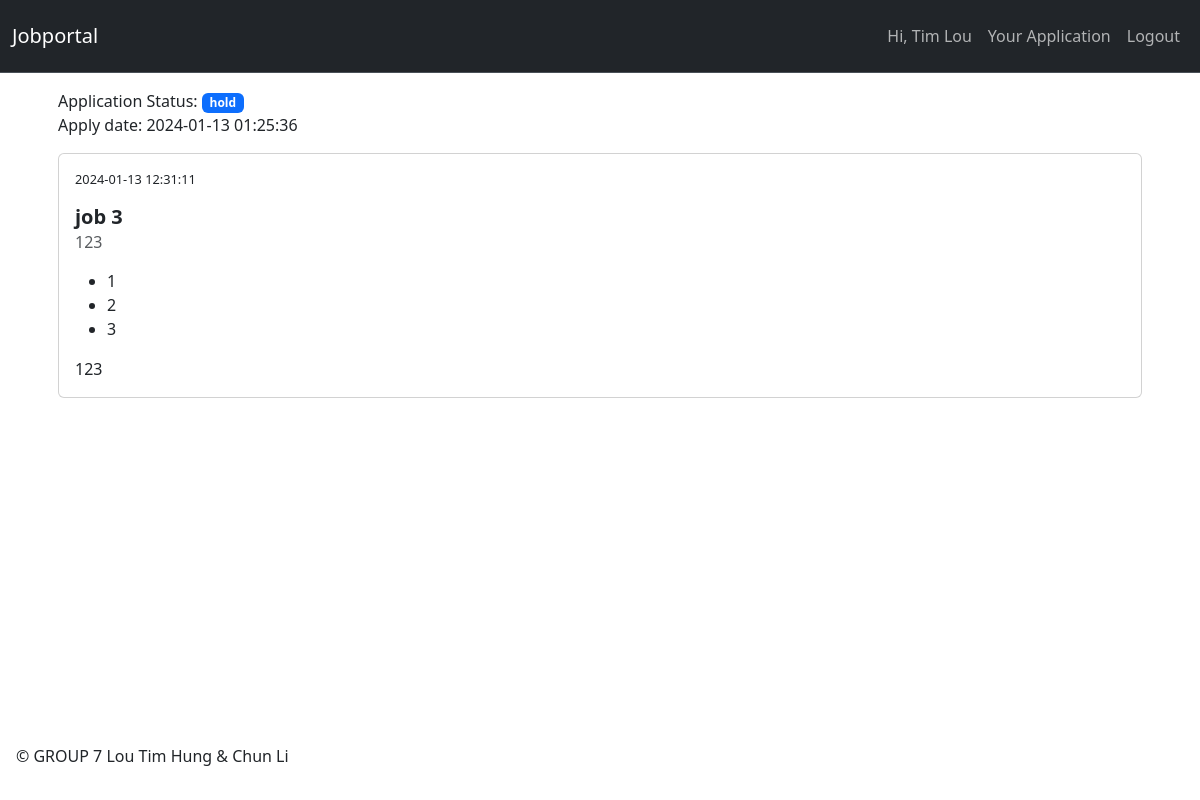
The page /apply.php?job_id=13 (signed in) on the database its author committed.
### tables this page shows
CREATE TABLE `candidates` (
  `candidate_id` int(11) NOT NULL,
  `full_name` tinytext NOT NULL,
  `email` tinytext NOT NULL,
  `password` tinytext NOT NULL
);

CREATE TABLE `jobapp` (
  `jobapp_id` int(11) NOT NULL,
  `candidate_id` int(11) NOT NULL,
  `employer_id` int(11) NOT NULL,
  `job_id` int(11) NOT NULL,
  `apply_datetime` datetime NOT NULL,
  `apply_status` set('accepted','rejected','hold') NOT NULL DEFAULT 'hold'
);

CREATE TABLE `jobs` (
  `job_id` int(11) NOT NULL,
  `employer_id` int(11) NOT NULL,
  `job_title` tinytext NOT NULL,
  `company` tinytext NOT NULL,
  `job_highlight1` tinytext NOT NULL,
  `job_highlight2` tinytext NOT NULL,
  `job_highlight3` tinytext NOT NULL,
  `post_datetime` datetime NOT NULL,
  `edit_datetime` datetime DEFAULT NULL,
  `job_description` text NOT NULL,
  `contact` tinytext,
  `company_address` text
);

### apply.php (the view, shortened to what this page needs)
<?php
  include_once('header.php');
?>
<div class="container-sm">
  <?php
    $jobQ = mysqli_query($dbConnection, "SELECT * FROM `jobs` WHERE `job_id` = '".$_GET['job_id']."'");
    $job = mysqli_fetch_assoc($jobQ);
    $jobappQ = mysqli_query($dbConnection, "SELECT * FROM `jobapp` WHERE `job_id` ='".$_GET['job_id']."' AND `candidate_id` = '".$thisuser."'");
    $jobapp = mysqli_fetch_assoc($jobappQ);
    echo '<div class="card-body" style="margin: 1rem">';
    if(mysqli_num_rows($jobappQ) > 0){
      if($jobapp['job_id'] == $job['job_id']){
        switch($jobapp['apply_status']){
          case 'hold':
            $color = "text-bg-primary";
            break;
        }
        echo 'Application Status: <span class="badge '.$color.'">'.$jobapp['apply_status'].'</span>';
        echo '<br>Apply date: '.$jobapp['apply_datetime'];
      }else{
        echo '<a href="../jobportal/cv.php?candidate_id='.$thisuser.'&job_id='.$_GET['job_id'].'" class="card-link"><button type="button" class="btn btn-danger" aria-expanded="false">Apply Now</button></a>';
      }
    }else{
      echo '<a href="../jobportal/cv.php?candidate_id='.$thisuser.'&job_id='.$_GET['job_id'].'" class="card-link"><button type="button" class="btn btn-danger" aria-expanded="false">Apply Now</button></a>';
    }
    echo '</div>';
    echo '<div class="card" style="margin: 1rem">';
    echo '<div class="card-body">';
    echo '<p class="card-text" style="font-size: 0.8rem">'.$job['post_datetime'].'</p>';
    echo '<h5 class="card-title" style="font-weight: bold">'.$job['job_title'].'</h5>';
    echo '<h6 class="card-subtitle mb-2 text-body-secondary">'.$job['company'].'</h6>';
    echo '<p class="card-text">
        <ul>
            <li>'.$job['job_highlight1'].'</li>
            <li>'.$job['job_highlight2'].'</li>
            <li>'.$job['job_highlight3'].'</li>
        </ul>
      </p>';
    echo '<p class="card-text">'.$job['job_description'].'</p>';
    echo '</div>';
    echo '</div>';
  ?>
</div>
<?php include_once('footer.php'); ?>

### header.php (shortened to what this page needs)
<?php
    include_once 'dbConnect.php';
?>
<!doctype html>
<html lang="en">
  <head>
    <link href="https://cdn.jsdelivr.net/npm/bootstrap@5.3.2/dist/css/bootstrap.min.css" rel="stylesheet">
    <link class="jsbin" href="http://ajax.googleapis.com/ajax/libs/jqueryui/1/themes/base/jquery-ui.css" rel="stylesheet" type="text/css" />
</head>
<body>
    <nav class="navbar bg-dark border-bottom border-body" data-bs-theme="dark">
        <div class="container-fluid">
            <a class="navbar-brand" href="../jobportal/index.php">Jobportal</a>
            <nav class="navbar navbar-expand-lg">
                <ul class="navbar-nav">
                    <?php
                        if($_SESSION){
                            $candidateQ = mysqli_query($dbConnection, "SELECT * FROM `candidates` WHERE `email` ='".$_SESSION['email']."'");
                            $candidate = mysqli_fetch_assoc($candidateQ);
                            if(!empty($candidate['email'])){
                                echo '<li class="nav-item"><a class="nav-link" href="../jobportal/Profile.php">Hi, '.$candidate['full_name'].'</a></li>';
                                echo '<li class="nav-item"><a class="nav-link" href="../jobportal/appplication.php">Your Application</a></li>';
                                $thisuser = $candidate['candidate_id'];
                            }
                            echo '<li class="nav-item"><a class="nav-link" href="../jobportal/function.php?op=logout">Logout</a></li>';
                        }else{
                            echo '<li class="nav-item bg-dark" ><a class="nav-link" href="../jobportal/candidates.php">Candidates</a></li>';
                            echo '<li class="nav-item bg-dark" ><a class="nav-link" href="../jobportal/employers.php">Employers</a></li>';
                        }
                    ?>
                </ul>
            </nav>
        </div>
    </nav>

### header.php (style rules this page uses)
body { min-height: 100vh; display: flex; flex-direction: column; }

### rows shown on the page
candidates: full_name "Tim Lou"
jobapp: apply_status "hold", apply_datetime "2024-01-13 01:25:36"
jobs: post_datetime "2024-01-13 12:31:11", job_title "job 3", company "123", job_highlight1 "1", job_highlight2 "2", job_highlight3 "3", job_description "123"
